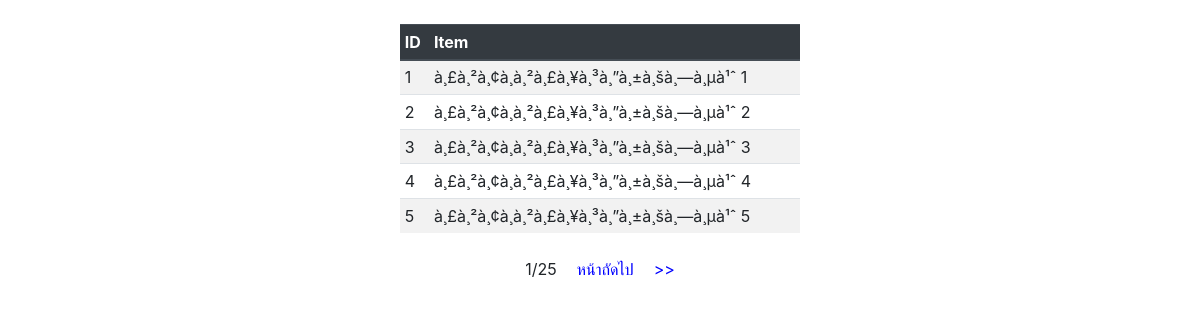
The page /ch10/example10-1/index.php on the database its author committed.
### tables this page shows
CREATE TABLE `pagination` (
  `id` int(11) NOT NULL,
  `item` varchar(150) DEFAULT NULL
);

### ch10/example10-1/index.php (the view, shortened to what this page needs)
<!doctype html>
<html>
<head>
      <link href="../../css/bootstrap.min.css" rel="stylesheet">
</head>
<body class="p-4">
<?php
include '../../lib/pagination-v2.class.php';
$page = new PaginationV2();
$mysqli = new mysqli('localhost', 'root', '', 'pmdb_ch10');
$sql = 'SELECT * FROM pagination';
$result = $page->query($mysqli, $sql, 5);
echo <<<HTML
<table class="table table-sm table-striped table-hover mx-auto">
<thead class="thead-dark">
      <tr><th>ID</th><th>Item</th></tr>
</thead>
<tbody>
HTML;
while (list($i, $item) = $result->fetch_row()) {
      echo "<tr><td>$i</td><td>$item</td></tr>";
}
echo
'</tbody>
</table>';
echo '<div class="mt-4 text-center">';
echo '</div>';
?>
</body>
</html>

### ch10/example10-1/index.php (style rules this page uses)
table { max-width: 400px; }

### rows shown on the page
pagination: id "1", item "à¸£à¸²à¸¢à¸à¸²à¸£à¸¥à¸³à¸”à¸±à¸šà¸—à¸µà¹ˆ 1"
pagination: id "2", item "à¸£à¸²à¸¢à¸à¸²à¸£à¸¥à¸³à¸”à¸±à¸šà¸—à¸µà¹ˆ 2"
pagination: id "3", item "à¸£à¸²à¸¢à¸à¸²à¸£à¸¥à¸³à¸”à¸±à¸šà¸—à¸µà¹ˆ 3"
pagination: id "4", item "à¸£à¸²à¸¢à¸à¸²à¸£à¸¥à¸³à¸”à¸±à¸šà¸—à¸µà¹ˆ 4"
pagination: id "5", item "à¸£à¸²à¸¢à¸à¸²à¸£à¸¥à¸³à¸”à¸±à¸šà¸—à¸µà¹ˆ 5"

### other values the page prints
$this->current_page() "1"
$this->total_pages() "25"
$t "หน้าถัดไป >>"
